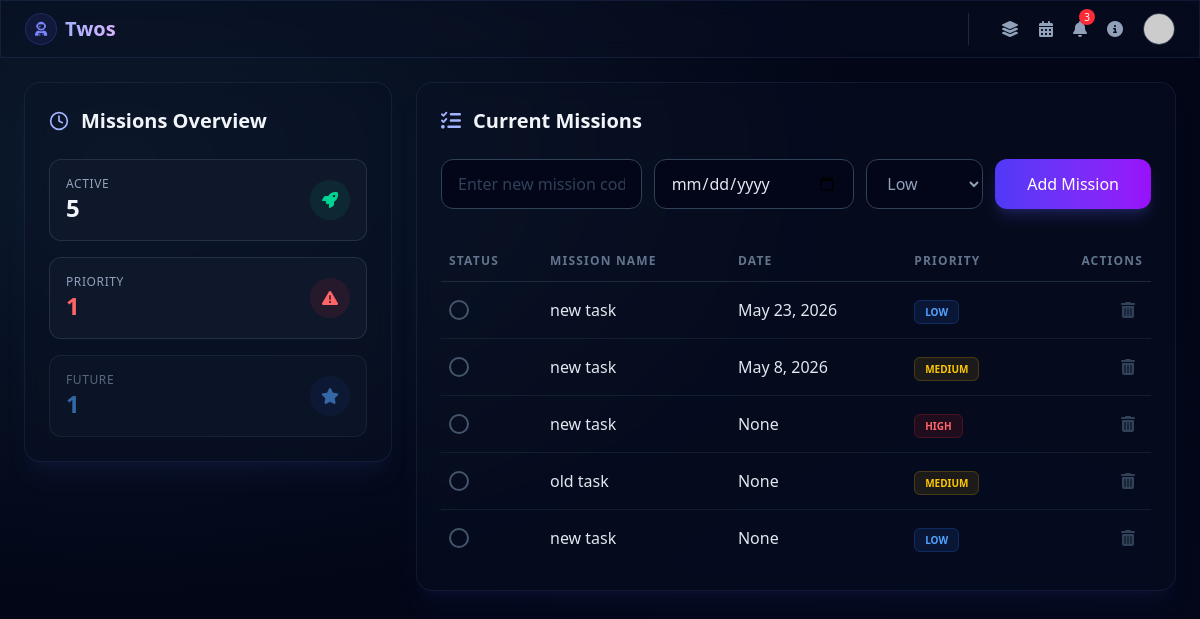
The app's page /, older data.
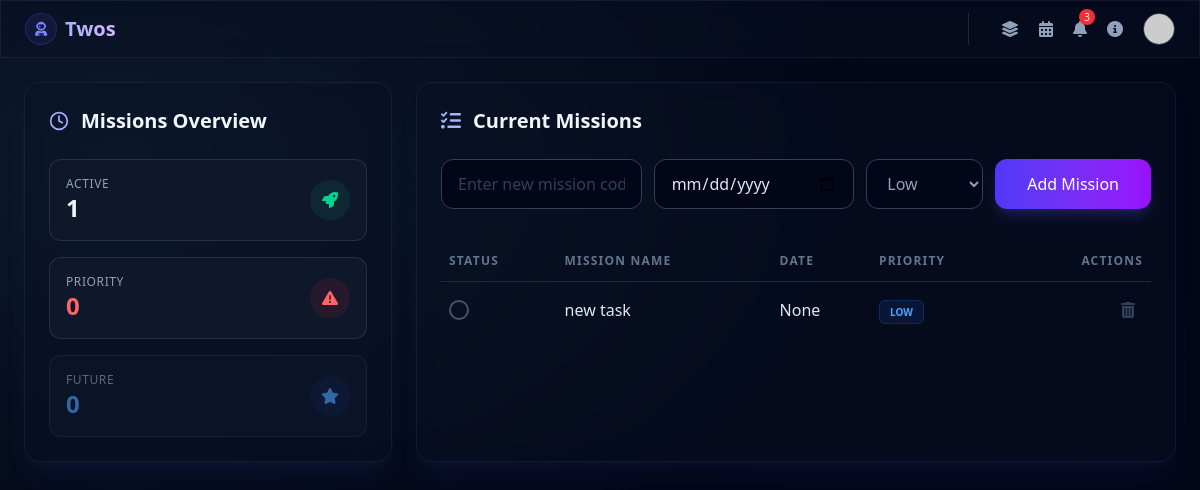
The same page, newer data.
### home/models.py (models this page shows, shortened)
class Task(models.Model):
    PRIORITY_CHOICES = [
        ('Low', "Low"),
        ('Medium', "Medium"),
        ('High', "High")
    ]
    name = models.CharField(max_length=50)
    priority = models.CharField(max_length=20, choices=PRIORITY_CHOICES, default="Low")
    is_completed = models.BooleanField(default=False)
    created_at = models.DateTimeField(auto_now_add=True)
    due_date = models.DateField(null=True, blank=True)

### home/views.py (the view)
# urls.py: path('', views.index, name='index'),
def index(request):
    today = timezone.now().date()
    tasks = Task.objects.order_by("-created_at")
    completed_tasks = tasks.filter(is_completed=False)
    total_completed_tasks = completed_tasks.count();
    high_priority_tasks = tasks.filter(priority="High")
    total_priority_tasks = high_priority_tasks.count()
    future_tasks = tasks.filter(due_date__gt=today)
    total_future_tasks = future_tasks.count()
    data = {
        'tasks':tasks,
        'completed_tasks':completed_tasks,
        'total_completed_tasks' : total_completed_tasks,
        'high_priority_tasks': high_priority_tasks,
        'total_priority_tasks' : total_priority_tasks,
        'future_tasks':future_tasks,
        'total_future_tasks' : total_future_tasks,
    }
    return render(request, 'index.html', data)

### templates/index.html (shortened to what this page needs)
{% extends 'base.html' %} {% block title %}Dashboard | Twos{% endblock %}
{% block content %}
<div class="grid grid-cols-1 lg:grid-cols-12 gap-6">
  <div class="lg:col-span-4 space-y-6">
    <div class="cosmic-panel rounded-2xl p-6 shadow-xl shadow-indigo-500/5">
      <h2 class="text-xl font-semibold mb-6 flex items-center gap-3">
        <span class="text-indigo-300">
          <svg class="w-5 h-5" fill="none" stroke="currentColor" viewBox="0 0 24 24">
            <path stroke-linecap="round" stroke-linejoin="round" stroke-width="2"
              d="M12 2a10 10 0 110 20 10 10 0 010-20zM12 6v6l4 2"></path>
          </svg>
        </span>
        Missions Overview
      </h2>
      <div class="grid grid-cols-1 sm:grid-cols-3 lg:grid-cols-1 gap-4">
        <div class="flex items-center justify-between p-4 bg-slate-900 rounded-xl border border-slate-700/60">
          <div>
            <p class="text-slate-400 text-xs uppercase tracking-wider">
              Active
            </p>
            <p class="text-2xl font-bold">{{total_completed_tasks}}</p>
          </div>
          <span class="w-10 h-10 text-emerald-400 bg-emerald-500/10 rounded-full flex items-center justify-center">
            <i class="fa-solid fa-rocket"></i>
          </span>
        </div>
        <div class="flex items-center justify-between p-4 bg-slate-900 rounded-xl border border-slate-700/60">
          <div>
            <p class="text-slate-400 text-xs uppercase tracking-wider">
              Priority
            </p>
            <p class="text-2xl font-bold text-red-400">
              {{total_priority_tasks}}
            </p>
          </div>
          <span class="w-10 h-10 text-red-400 bg-red-500/10 rounded-full flex items-center justify-center">
            <i class="fa-solid fa-triangle-exclamation"></i>
          </span>
        </div>
        <div
          class="flex items-center justify-between p-4 bg-slate-900 rounded-xl border border-slate-700/60 opacity-60">
          <div>
            <p class="text-slate-400 text-xs uppercase tracking-wider">
              Future
            </p>
            <p class="text-2xl font-bold text-blue-400">{{total_future_tasks}}</p>
          </div>
          <span class="w-10 h-10 text-blue-400 bg-blue-500/10 rounded-full flex items-center justify-center">
            <i class="fa-solid fa-star"></i>
          </span>
        </div>
      </div>
    </div>
  </div>
  <div class="lg:col-span-8">
    <div class="cosmic-panel rounded-2xl p-4 sm:p-6 shadow-xl shadow-indigo-500/5 h-full">
      <h2 class="text-xl font-semibold mb-6 flex items-center gap-3">
        <span class="text-indigo-300">
          <i class="fa-solid fa-list-check"></i>
        </span>
        Current Missions
      </h2>
      <form action="{% url 'add_task' %}" method="POST" class="flex flex-col sm:flex-row gap-3 mb-8">
        <input type="text" name="task_name" placeholder="Enter new mission code..."
          class="flex-grow bg-slate-950 border border-slate-700 rounded-xl px-4 py-3 text-slate-200 placeholder-slate-600 focus:outline-none focus:border-indigo-500 focus:ring-1 focus:ring-indigo-500 transition"
          required />
        <input type="date" name="due_date"
          class="bg-slate-950 border border-slate-700 rounded-xl px-4 py-3 text-slate-200 focus:outline-none focus:border-indigo-500 transition" />
        <select name="priority"
          class="bg-slate-950 border border-slate-700 rounded-xl px-4 py-3 text-slate-400 focus:outline-none focus:border-indigo-500 transition">
          <option value="Low">Low</option>
        </select>
        <button type="submit"
          class="bg-gradient-to-r from-indigo-600 to-purple-600 hover:scale-[1.02] active:scale-95 text-white px-8 py-3 rounded-xl font-medium transition-all shadow-lg shadow-indigo-500/20 cursor-pointer whitespace-nowrap">
          Add Mission
        </button>
      </form>
      <div class="overflow-x-auto custom-scrollbar">
        <table class="w-full text-left min-w-[550px]">
          <thead class="border-b border-slate-800 text-slate-500 text-xs uppercase tracking-widest">
            <tr>
              <th class="py-3 px-2">Status</th>
              <th class="py-3 px-2">Mission Name</th>
              <th class="py-3 px-2">Date</th>
              <th class="py-3 px-2">Priority</th>
              <th class="py-3 px-2 text-right">Actions</th>
            </tr>
          </thead>
          <tbody id="taskList" class="divide-y divide-slate-800/60">
            {% for task in tasks %}
            <tr class="group {% if task.is_completed %}opacity-40{% endif %} transition hover:bg-slate-900/40">
              <td class="py-4 px-2">
                <a href="{% url 'toggle_task' task.id %}"
                  class="w-5 h-5 rounded-full border-2 flex items-center justify-center transition {% if task.is_completed %}border-teal-500 bg-teal-500{% else %}border-slate-600 hover:border-teal-400{% endif %}">
                </a>
              </td>
              <td class="py-4 px-2">
                <span
                  class="{% if task.is_completed %}line-through text-slate-600{% else %}text-slate-200{% endif %} font-medium">
                  {{ task.name }}
                </span>
              </td>
              <td class="py-4 px-2">
                <span
                  class="{% if task.is_completed %}line-through text-slate-600{% else %}text-slate-200{% endif %} font-medium">
                  {{ task.due_date }}
                </span>
              </td>
              <td class="py-4 px-2">
                <span
                  class="text-[10px] font-bold px-2.5 py-1 rounded-md border uppercase {% if task.priority == 'High' %}text-red-400 bg-red-500/10 border-red-500/20 {% elif task.priority == 'Medium' %}text-yellow-400 bg-yellow-500/10 border-yellow-500/20 {% else %}text-blue-400 bg-blue-500/10 border-blue-500/20{% endif %}">
                  {{ task.priority }}
                </span>
              </td>
              <td class="py-4 px-2 text-right">
                <a href="{% url 'delete_task' task.id%}">
                  <span class="text-slate-700 cursor-not-allowed p-2">
                    <i class="fa-solid fa-trash-can"></i>
                  </span>
                </a>
              </td>
            </tr>
            {% empty %}
            <tr>
              <td colspan="4" class="text-center text-slate-600 py-12">
                No missions found in the galaxy.
              </td>
            </tr>
            {% endfor %}
          </tbody>
        </table>
      </div>
    </div>
  </div>
</div>
{% endblock %}

### templates/base.html (shortened to what this page needs)
{% load static %}
<!doctype html>
<html lang="en">
  <head>
    <script src="https://unpkg.com/@tailwindcss/browser@4"></script>
    <link
      rel="stylesheet"
      href="https://cdnjs.cloudflare.com/ajax/libs/font-awesome/6.4.0/css/all.min.css"
    />
    <link rel="stylesheet" href="{% static 'styles/output.css' %}" />
  </head>
  <body class="text-slate-100 font-sans antialiased min-h-screen flex flex-col">
    <nav class="cosmic-panel border-b sticky top-0 z-50">
      <div
        class="max-w-7xl mx-auto px-4 sm:px-6 py-3 flex justify-between items-center"
      >
        <div class="flex items-center gap-2">
          <div
            class="w-8 h-8 flex items-center justify-center text-indigo-400 bg-indigo-500/10 rounded-full border border-indigo-500/20"
          >
            <i class="fa-solid fa-user-astronaut text-sm"></i>
          </div>
          <a
            class="text-xl font-bold bg-gradient-to-r from-indigo-300 to-purple-300 bg-clip-text text-transparent"
            href="{% url 'index' %}"
            >Twos</a
          >
        </div>
        <div class="hidden md:flex items-center gap-8">
          <div class="flex items-center gap-5 border-l border-slate-800 pl-8">
            <a
              title="Dashboard"
              href="{% url 'index' %}"
              class="text-slate-400 hover:text-indigo-400 transition flex items-center gap-2"
            >
              <i class="fa-solid fa-layer-group"></i>
            </a>
            <button
              title="Calendar"
              class="calendar-btn text-slate-400 hover:text-indigo-400 relative"
            >
              <i class="fa-solid fa-calendar-days"></i>
            </button>
            <button
              title="Notifications"
              class="text-slate-400 hover:text-indigo-400 relative"
            >
              <i class="fa-solid fa-bell"></i>
              <span
                class="absolute -top-2 -right-2 w-4 h-4 bg-red-500 text-[10px] rounded-full flex items-center justify-center text-white"
                >3</span
              >
            </button>
            <a
              title="about"
              href="{% url 'about' %}"
              class="text-slate-400 hover:text-indigo-400"
              ><i class="fa-solid fa-circle-info"></i
            ></a>
            <a title="profile" href="{% url 'profile' %}"
              ><img
                src="https://ui-avatars.com/api/?name=Atonu&background=6366f1&color=fff"
                class="w-8 h-8 rounded-full border border-slate-700"
            /></a>
          </div>
        </div>
      </div>
    </nav>
    <main class="w-full max-w-7xl mx-auto px-4 sm:px-6 py-6">
      {% block content %}{% endblock %}
    </main>
  </body>
</html>

Row changes from the older to the newer data that the page shows:
removed Task: is_completed False (drawn), name "new task", due_date "May 23, 2026", priority "LOW"
removed Task: is_completed False (drawn), name "new task", due_date "May 8, 2026", priority "MEDIUM"
removed Task: is_completed False (drawn), name "new task", due_date "None", priority "HIGH"
removed Task: is_completed False (drawn), name "old task", due_date "None", priority "MEDIUM"
Text that changed along with them:
{{ total_completed_tasks }}: "5" → "1"
{{ total_priority_tasks }}: "1" → "0"
{{ total_future_tasks }}: "1" → "0"
